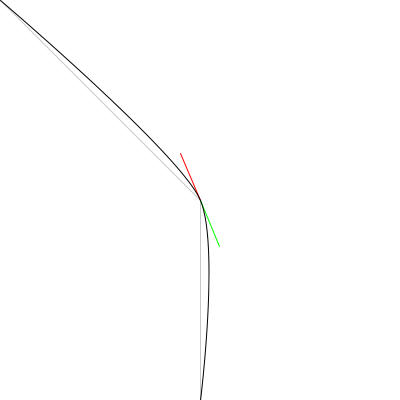
Frame 1 (no input)
Frame 60 (the mouse pressed at the canvas centre just before this capture): identical to frame 1, image omitted
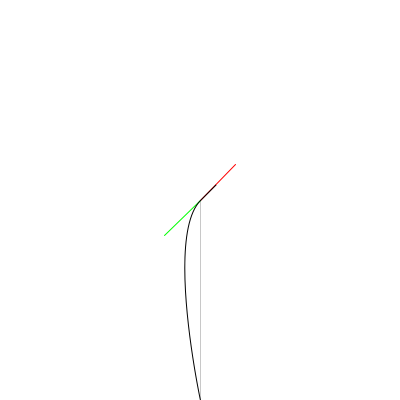
Frame 120 (the mouse held since frame 60 and released just before this capture)

The Processing sketch that drew these frames (run headless with seeded random() and noise(); from frame 60 on, the mouse is pressed at the canvas centre):

// Processing sketch: bezierMouseTangent
// ── bezierMouseTangent.pde
void setup() {
  size(400, 400);
  noFill();
}
void draw() {
  background(255);
  
  PVector a = new PVector(0, 200);
  PVector b = new PVector(mouseX-200, mouseY-200);
  
  stroke(200);
  line(200, 200, 200+a.x, 200+a.y);
  line(200, 200, 200+b.x, 200+b.y);
  
  float angFrom = atan2(b.y, b.x);
  float angTo = atan2(a.y, a.x);
  float ang = getTangent(angFrom, angTo);
  
  float c0x = 200+50*cos(ang);
  float c0y = 200-50*sin(ang);
  float c1x = 200+50*cos(ang+PI);
  float c1y = 200-50*sin(ang+PI);
  
  stroke(255, 0, 0);
  line(200, 200, c0x, c0y);  
  stroke(0, 255, 0);
  line(200, 200, c1x, c1y);  
  
  stroke(0);  
  bezier(200, 400, 200, 400, c1x, c1y, 200, 200);
  bezier(mouseX, mouseY, mouseX, mouseY, c0x, c0y, 200, 200);
}

float getTangent(float fromAngle, float toAngle) {
  float ang = HALF_PI-(fromAngle + toAngle) / 2;
  if(ang<0) {
   ang += PI;
  }
  return ang;
}
